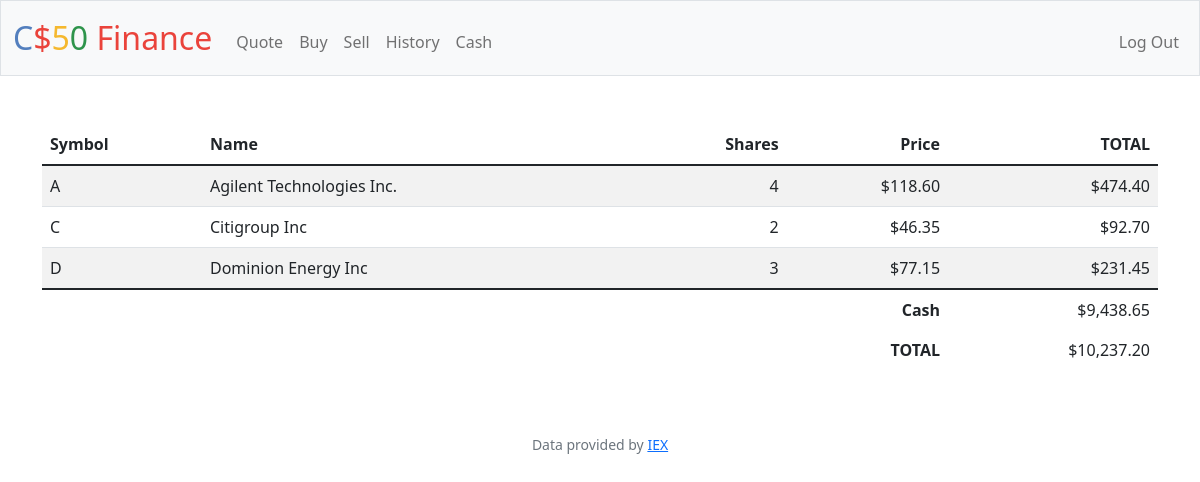
/ (signed in), run on the app's committed database.
### tables this page shows
CREATE TABLE stocks(user_id INTEGER NOT NULL,comp_symbol TEXT NOT NULL,comp_name TEXT NOT NULL,t_shares INTEGER NOT NULL, stock_price INTEGER NOT NULL, sub_total INTEGER NOT NULL, FOREIGN KEY(user_id) REFERENCES users(id));

### app.py (the view)
@app.route("/", methods=["GET", "POST"])
@login_required
def index():
    try:
        user_info = db.execute("SELECT * FROM stocks WHERE user_id=? and t_shares > 0 ORDER BY comp_symbol ASC", session["user_id"])
        user_cash = db.execute("SELECT * FROM users WHERE id=?", session["user_id"])
        user_subtotal = db.execute("SELECT SUM(sub_total) from stocks WHERE user_id=?",session["user_id"])
        user_total = user_cash[0]["cash"] + user_subtotal[0]["SUM(sub_total)"]
        return render_template("index.html", users=user_info, cash=usd(user_cash[0]["cash"]), total=usd(user_total))
    except:
        user_cash = db.execute("SELECT * FROM users WHERE id=?", session["user_id"])
        return render_template("index.html", cash=usd(user_cash[0]["cash"]), total=usd(user_cash[0]["cash"]))

### app.py (called while the page is built)
@app.after_request
def after_request(response):
    response.headers["Cache-Control"] = "no-cache, no-store, must-revalidate"
    response.headers["Expires"] = 0
    response.headers["Pragma"] = "no-cache"
    return response

### helpers.py (called while the page is built)
def login_required(f):
    @wraps(f)
    def decorated_function(*args, **kwargs):
        if session.get("user_id") is None:
            return redirect("/login")
        return f(*args, **kwargs)
    return decorated_function

def usd(value):
    return f"${value:,.2f}"

### templates/index.html (shortened to what this page needs)
{% extends "layout.html" %}
{% block main %}
    <table class="table table-striped">
        <thead>
            <th class="text-start">Symbol</th>
            <th class="text-start">Name</th>
            <th class="text-end">Shares</th>
            <th class="text-end">Price</th>
            <th class="text-end">TOTAL</th>
        </thead>
        <tbody>
            {% for user in users%}
            <tr>
                <td class="text-start">{{user["comp_symbol"]}}</td>
                <td class="text-start">{{user["comp_name"]}}</td>
                <td class="text-end">{{user["t_shares"]}}</td>
                <td class="text-end">{{user["stock_price"]| usd }}</td>
                <td class="text-end">{{user["sub_total"] | usd }}</td>
            </tr>
            {% endfor %}
        </tbody>
        <tfoot>
            <tr>
                <td class="border-0 fw-bold text-end" colspan="4">Cash</td>
                <td class="border-0 text-end">{{cash}}</td>
            </tr>
            <tr>
                <td class="border-0 fw-bold text-end" colspan="4">TOTAL</td>
                <td class="border-0 w-bol text-end">{{total}}</td>
            </tr>
        </tfoot>
    </table>
{% endblock %}

### data on the page
stocks: comp_symbol "A", comp_name "Agilent Technologies Inc.", t_shares "4", stock_price "$118.60", sub_total "$474.40"
stocks: comp_symbol "C", comp_name "Citigroup Inc", t_shares "2", stock_price "$46.35", sub_total "$92.70"
stocks: comp_symbol "D", comp_name "Dominion Energy Inc", t_shares "3", stock_price "$77.15", sub_total "$231.45"

### other printed values
{{ cash }} "$9,438.65"
{{ total }} "$10,237.20"
